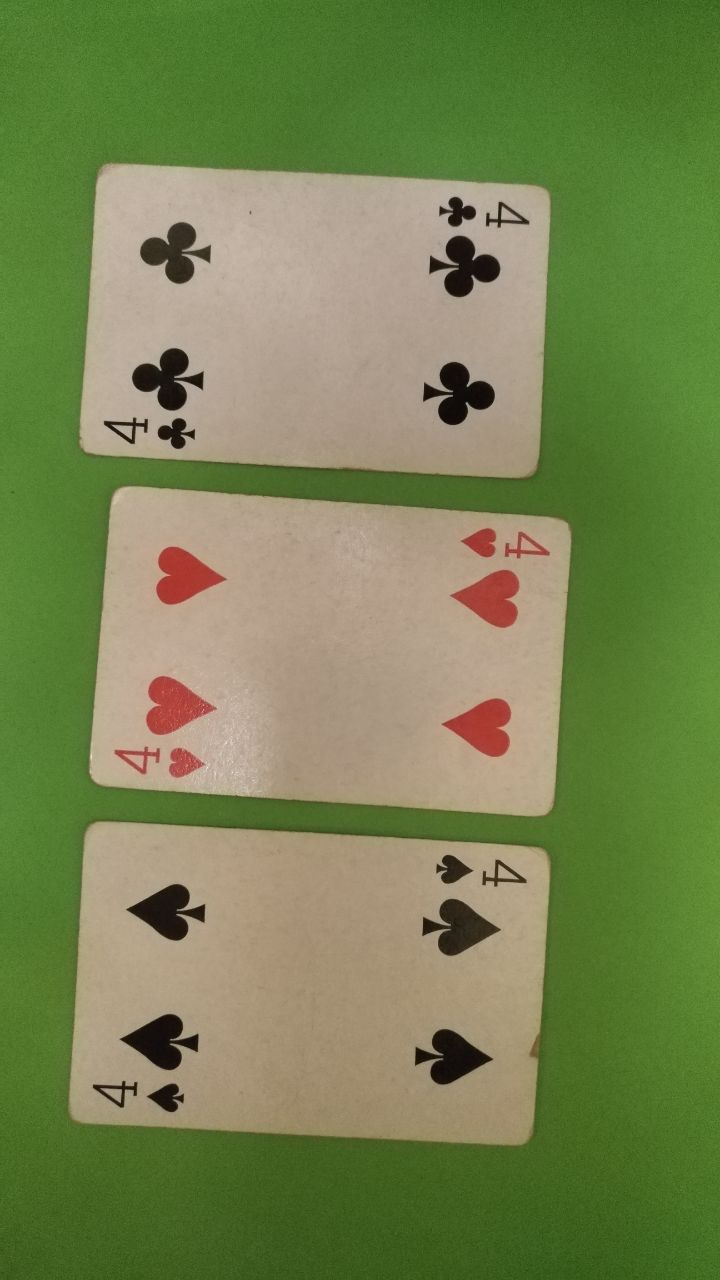
%> input picture img/img (9).jpg, 720 x 1280 px
$ octave rotation.m   (GNU Octave 9; MATLAB toolbox functions it lacks are replaced by stand-ins)
%> lines starting %> are read from the running program, lines starting %| are printed output that depends on the picture; in (x1, y1, x2, y2) boxes, pixels count from 0 and x2, y2 are one past the last pixel; in counts of white or black regions, pixels touching at a corner belong together; the program's own positions count from 1
close all, clear all, clc

% leer la imagen
img_name = 'img/img (9).jpg';
I = imread(img_name,'jpg');
%> I is the input picture: size 1280x720x3 uint8; mean R, G, B 118.7, 131.3, 80.7
I = rgb2gray(I);
%> I: size 1280x720 uint8
I = imrotate(I, 90);
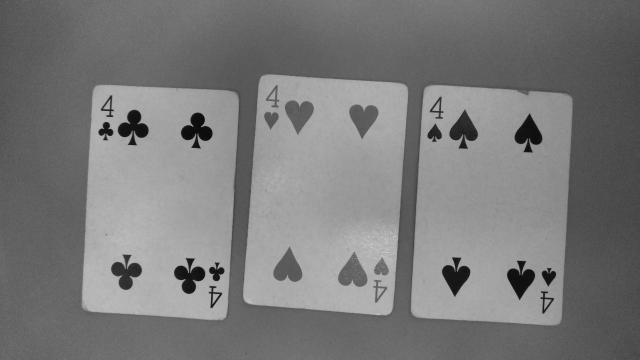
%> I: size 720x1280 uint8 (shown at 1/2 size); min 1, max 242, mean 121.8; mean of the top-left, top-right, bottom-left and bottom-right quarters 117.4, 114.3, 132.2, 123.4
% I=imresize(I, 0.5);
[M,N,P] = size(I);

% mostrar la imagen
figure(1)
imshow(uint8(I));
title("Imagen en escala de grises");
impixelinfo;

% umbralizar la imagen
I_sinfondo = zeros(M,N);
mask_1 = find(I >= 130); % detectar verdes
%> mask_1 = 377177 values from 117969 to 823897
I_sinfondo(mask_1) = 255;
%> I_sinfondo: size 720x1280 double; 40.9% white; 32 white regions (23 under 20 px), largest, box (x1, y1, x2, y2) and area: (822, 170, 1145, 651) 127488, (486, 149, 816, 631) 126989, (163, 170, 477, 641) 121800
% I_sinfondo = ~I_sinfondo*255;
figure(2)
imshow(uint8(I_sinfondo));
title("Imagen en binarizada");
impixelinfo;

I_sinfondo = imdilate(I_sinfondo, strel('diamond',2));
%> I_sinfondo: size 720x1280 double; 42.9% white; 8 white regions (5 under 20 px), largest, box (x1, y1, x2, y2) and area: (820, 168, 1147, 653) 133804, (484, 147, 818, 633) 133038, (161, 168, 479, 643) 128397
I_sinfondo = imfill(I_sinfondo, 'holes');
%> I_sinfondo: size 720x1280 double; 45.7% white; 3 white regions, box (x1, y1, x2, y2) and area: (820, 168, 1147, 653) 142472, (484, 147, 818, 633) 141892, (161, 168, 479, 643) 136613
I_sinfondo = imerode(I_sinfondo, strel('diamond', 4));
%> I_sinfondo: size 720x1280 double; 43.8% white; 3 white regions, box (x1, y1, x2, y2) and area: (824, 172, 1143, 649) 136504, (488, 151, 814, 629) 135949, (165, 172, 475, 639) 130782

% detectar objetos
len_card = M*N*0.10; % una carta ocupa aprox el 10% de la imagen
num_cards = 0;
[etiquetas, num_objetos] = bwlabel(I_sinfondo, 8);
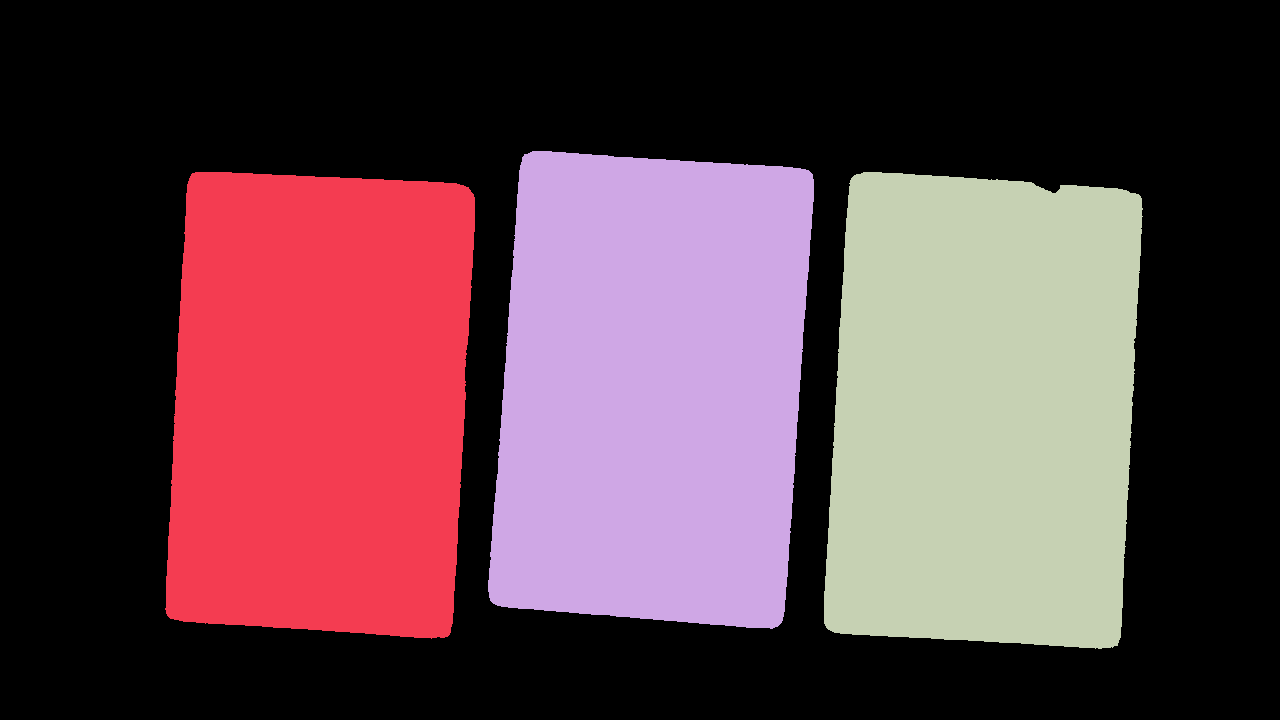
%> etiquetas: size 720x1280 double; 4 distinct labels, from 0 to 3; one colour per label, 0 black
%> num_objetos = 3
fig_index = 3;

figure(3)
imshow(uint8(I_sinfondo));
title("Imagen en binarizada luego de erode y dilate");
impixelinfo;
%% areas de imagen
propied = regionprops(etiquetas,'BoundingBox', 'Area', 'Image');
%> propied = 3 regions; box (x1, y1, x2, y2) and Area: (824, 172, 1143, 649) 136504, (488, 151, 814, 629) 135949, (165, 172, 475, 639) 130782
hold on
for n=1:size(propied,1)
 rectangle('Position',propied(n).BoundingBox,'EdgeColor','b','LineWidth',2)
end
%> this loop made 3 passes
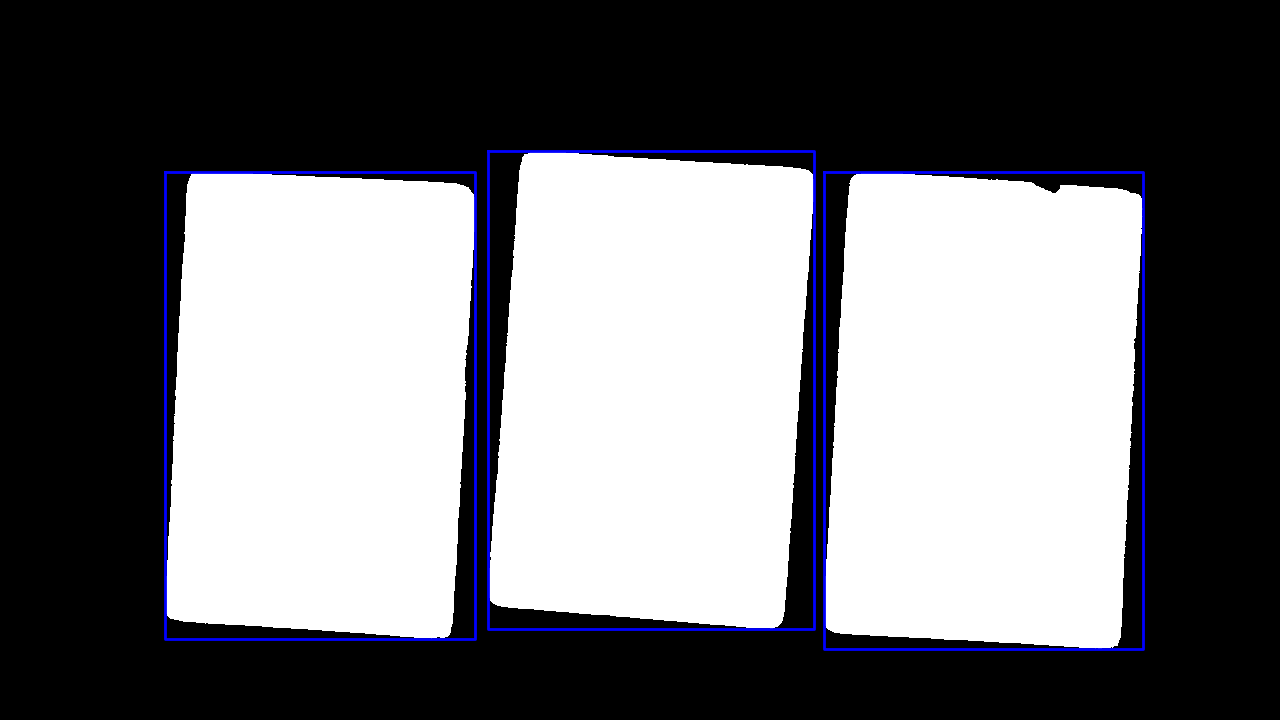
%> figure redrawn from the program's plot data; its title reads 'Imagen en binarizada luego de erode y dilate'
hold off

for i = 1:num_objetos
    carta_actual = find(etiquetas == i);
    [r,c] = find(etiquetas == i);
    len_carta_actual = length(carta_actual);

    % si el objeto tiene el tamaño de una carta
    if(len_carta_actual >= len_card)
        carta_actual = I_sinfondo(min(r):max(r),min(c):max(c));
        % carta_actual = ~carta_actual*255;
        [label_symbol num_symbol] = bwlabel(carta_actual, 8);

        figure(fig_index);
        % imshow(uint8(carta_actual));
        imshow(carta_actual);
        impixelinfo;

        fig_index = fig_index+1;
        propied=regionprops(label_symbol,'BoundingBox');
        hold on
        for n=1:size(propied,1)
         rectangle('Position',propied(n).BoundingBox,'EdgeColor','b','LineWidth',2)
        end
        hold off

        % rotacion
        angle = regionprops(label_symbol, 'Orientation', 'Extrema');
        theta = sum([angle.Orientation]);
        if theta >= 0
            angle = 90 - theta;
        else
            angle = - 90- theta;
        end
        disp(angle);

        carta_rotada = imrotate(carta_actual, angle);
        figure(fig_index);
        % imshow(uint8(carta_actual));
        imshow(carta_rotada);
        impixelinfo;
        fig_index = fig_index+1;

    end
end
%> this loop made 3 passes
%> (len_carta_actual, fig_index, propied, theta) on passes 1 to 3: (130782, 5, {BoundingBox [0.5 0.5 310 467]}, 87.2), (135949, 7, {BoundingBox [0.5 0.5 326 478]}, 85.93), (136504, 9, {BoundingBox [0.5 0.5 319 477]}, 87.28)
%> (printed output is left out)
%> pass 1, `impixelinfo;`:
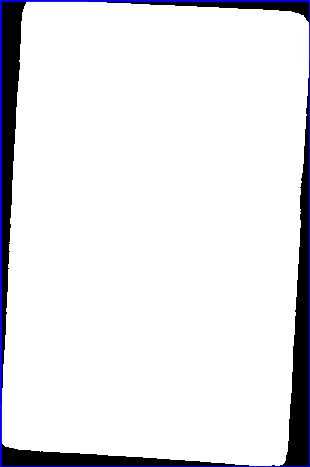
%> figure redrawn from the program's plot data
%> after the loop:
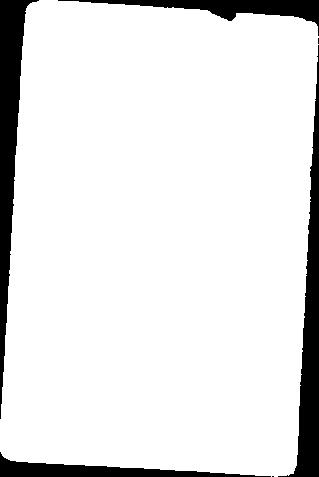
%> label_symbol: size 477x319 double; values 0 (black) and 1 (white), 89.7% white; 6 black regions (2 under 20 px)
%> after the loop, propied = 1 region; box (x1, y1, x2, y2): (0, 0, 319, 477)

$ run again, with img/img (1).jpg copied over img/img (9).jpg
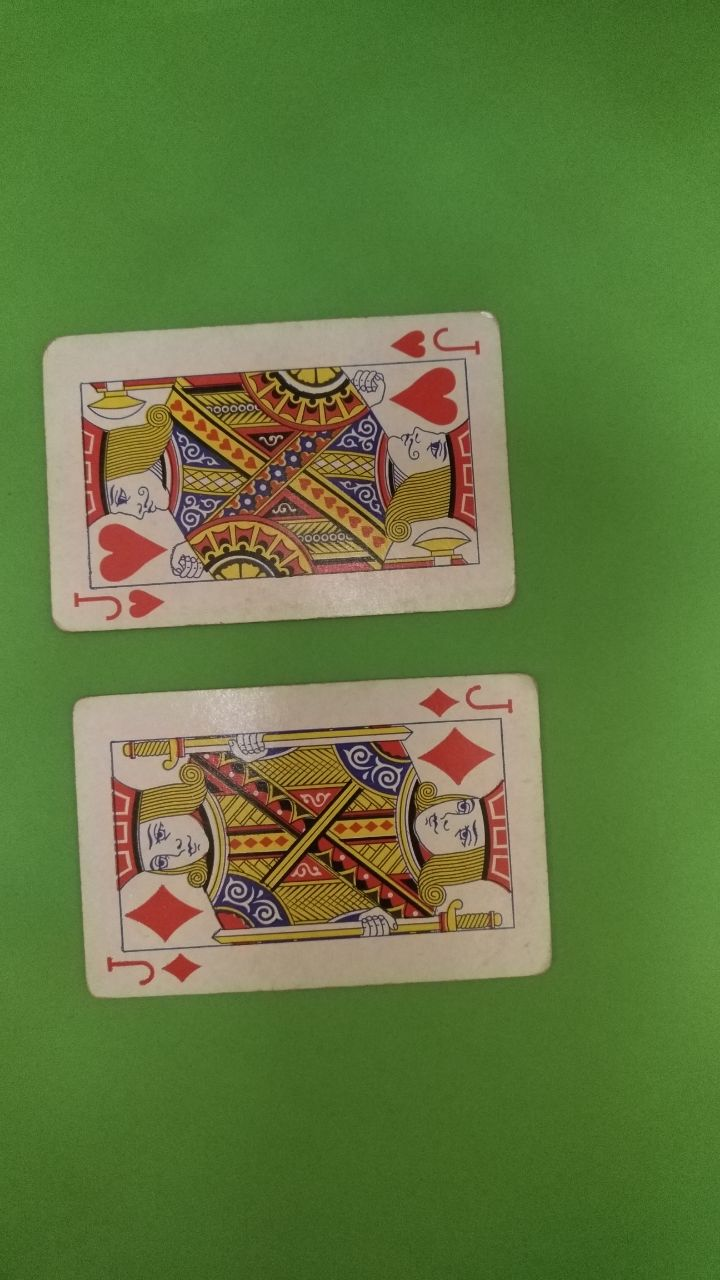
%> input picture img/img (1).jpg, 720 x 1280 px
%> I is the input picture: size 1280x720x3 uint8; mean R, G, B 98.2, 120.1, 63.2
%> mask_1 = 176055 values from 224156 to 718457
%> etiquetas: size 720x1280 double; 3 distinct labels, from 0 to 2
%> num_objetos = 2
%> `propied = regionprops(etiquetas,'BoundingBox', 'Area', 'Image');`: propied = 2 regions; box (x1, y1, x2, y2) and Area: (676, 171, 996, 645) 137724, (313, 207, 629, 676) 133441
%> the loop `for n=1:size(propied,1)` made 2 passes
%> after the loop `for n=1:size(propied,1)`:
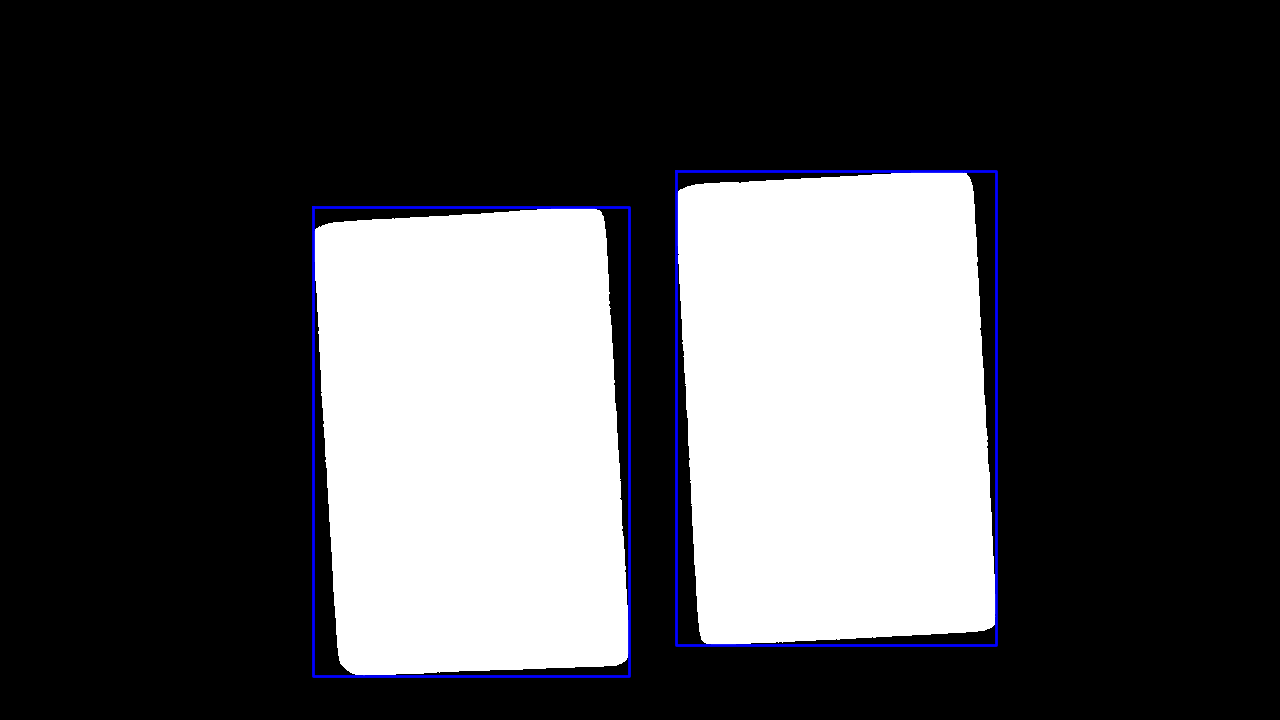
%> figure redrawn from the program's plot data; its title reads 'Imagen en binarizada luego de erode y dilate'
%> the loop `for i = 1:num_objetos` made 2 passes
%> (len_carta_actual, num_symbol, fig_index, propied, theta) on passes 1 to 2: (133441, 1, 5, {BoundingBox [0.5 0.5 316 469]}, -86.25), (137724, 1, 7, {BoundingBox [0.5 0.5 320 474]}, -86.85)
%> (printed output is left out)
%> after the loop `for i = 1:num_objetos`:
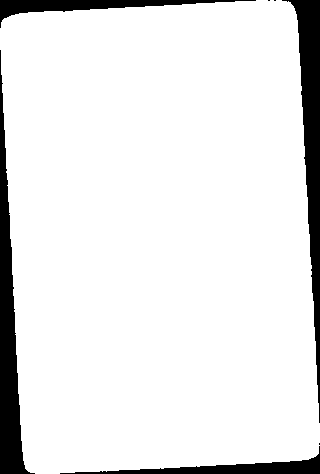
%> label_symbol: size 474x320 double; values 0 (black) and 1 (white), 90.8% white; 7 black regions (3 under 20 px)
%> after the loop `for i = 1:num_objetos`: propied = 1 region; box (x1, y1, x2, y2): (0, 0, 320, 474)
